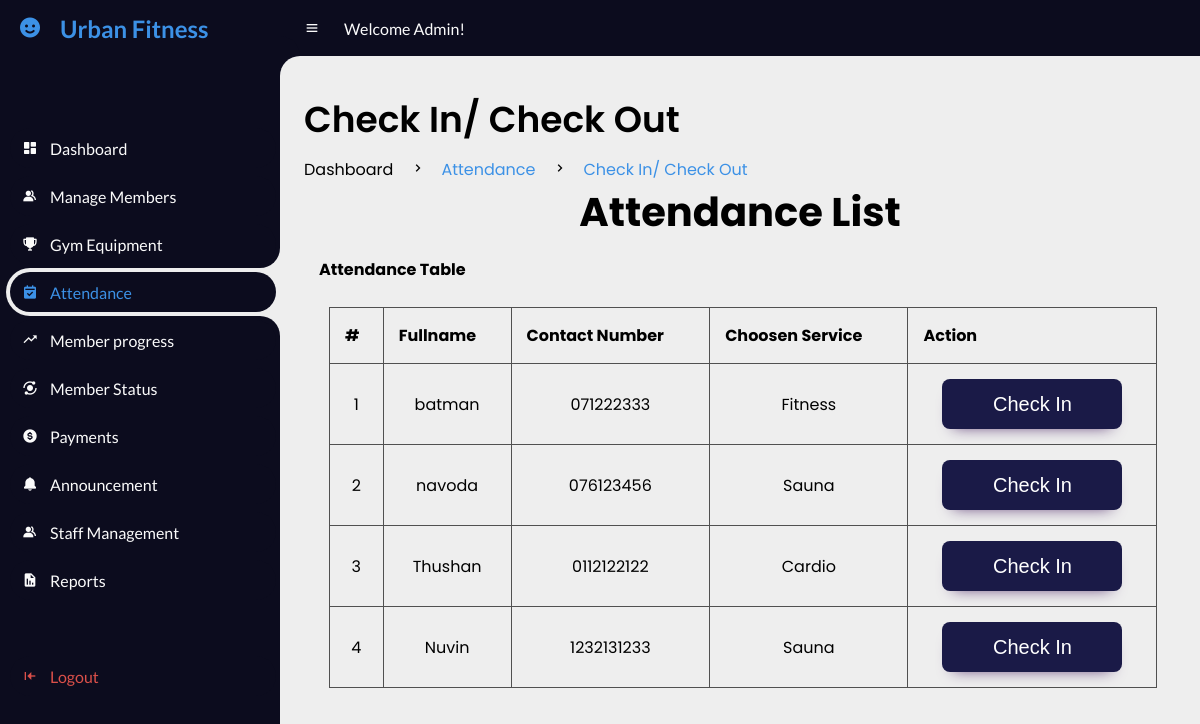
Screenshot of /UrbanFitness/1Admin/checkin.php (signed in) with the database file from the repository.
### tables this page shows
CREATE TABLE `members` (
  `user_id` int(11) NOT NULL,
  `fullname` varchar(20) NOT NULL,
  `email` varchar(20) NOT NULL,
  `password` varchar(100) NOT NULL,
  `gender` varchar(20) NOT NULL,
  `dor` date NOT NULL,
  `services` varchar(50) NOT NULL,
  `amount` int(100) NOT NULL,
  `paid_date` date NOT NULL,
  `p_year` int(11) NOT NULL,
  `plan` varchar(100) NOT NULL,
  `address` varchar(20) NOT NULL,
  `contact` varchar(100) NOT NULL,
  `status` varchar(20) NOT NULL DEFAULT 'Active',
  `attendance_count` int(100) NOT NULL,
  `ini_weight` int(100) NOT NULL DEFAULT 0,
  `curr_weight` int(100) NOT NULL DEFAULT 0,
  `ini_bodytype` varchar(50) NOT NULL,
  `curr_bodytype` varchar(50) NOT NULL,
  `progress_date` date NOT NULL,
  `reminder` int(11) NOT NULL DEFAULT 0
);

### UrbanFitness/1Admin/checkin.php (the view, shortened to what this page needs)
<!DOCTYPE html>
<html lang="en">
<head>
    <link href='https://unpkg.com/boxicons@2.0.9/css/boxicons.min.css' rel='stylesheet'>
    <link rel="stylesheet" href="css/checkin.css">
</head>
<body>
    <section id="sidebar">
        <a href="#" class="brand">
            <i class='bx bxs-smile'></i>
            <span class="text">Urban Fitness</span>
        </a>
        <ul class="side-menu top">
            <li>
                <a href="index.php">
                    <i class='bx bxs-dashboard'></i>
                    <span class="text">Dashboard</span>
                </a>
            </li>
            <li>
                <a href="managemb.php">
                    <i class='bx bxs-group'></i>
                    <span class="text">Manage Members</span>
                </a>
            </li>
            <li>
                <a href="managegym.php">
                    <i class='bx bxs-trophy'></i>
                    <span class="text">Gym Equipment</span>
                </a>
            </li>
            <li class="active">
                <a href="attendance.php">
                    <i class='bx bxs-calendar-check'></i>
                    <span class="text">Attendance</span>
                </a>
            </li>
            <li>
                <a href="progressmb.php">
                    <i class='bx bx-trending-up'></i>
                    <span class="text">Member progress</span>
                </a>
            </li>
            <li>
                <a href="statusmb.php">
                    <i class='bx bxs-analyse'></i>
                    <span class="text">Member Status</span>
                </a>
            </li>
            <li>
                <a href="paymentmb.php">
                    <i class='bx bxs-dollar-circle'></i>
                    <span class="text">Payments</span>
                </a>
            </li>
            <li>
                <a href="announcement.php">
                    <i class='bx bxs-bell'></i>
                    <span class="text">Announcement</span>
                </a>
            </li>
            <li>
                <a href="managestaff.php">
                    <i class='bx bxs-group'></i>
                    <span class="text">Staff Management</span>
                </a>
            </li>
            <li>
                <a href="report.php">
                    <i class='bx bxs-report'></i>
                    <span class="text">Reports</span>
                </a>
            </li>
        </ul>
        <ul class="side-menu">
            <li>
                <a href="../logout.php" class="logout">
                    <i class='bx bxs-arrow-to-left'></i>
                    <span class="text">Logout</span>
                </a>
            </li>
        </ul>
    </section>
    <section id="content">
        <nav>
            <i class='bx bx-menu'></i>
            <a class="nav-link">Welcome Admin!</a>
        </nav>
        <main>
            <div class="head-title">
                <div class="left">
                    <h1>Check In/ Check Out</h1>
                    <ul class="breadcrumb">
                        <li>
                            <a href="#">Dashboard</a>
                        </li>
                        <li><i class='bx bx-chevron-right'></i></li>
                        <li>
                            <a class="active" href="attendance.php">Attendance</a>
                        </li>
                        <li><i class='bx bx-chevron-right'></i></li>
                        <li>
                            <a class="active" href="checkin.php">Check In/ Check Out</a>
                        </li>
                    </ul>
                </div>
            </div>
            <div id="content2">
                <div id="content2-header">
                    <h1 class="text-center" style="text-align:center; font-size: 40px;">Attendance List </h1>
                </div>
                <div class="container-fluid">
                    <div class="row-fluid">
                        <div class="span12">
                            <div class='widget-box'>
                                <div class='widget-title'> <span class='icon'> <i class='fas fa-th'></i> </span>
                                    <h5 style="margin:15px; font-size: 16px;">Attendance Table</h5>
                                </div>
                                <div class='widget-content nopadding'>
                                    <table class='table table-bordered table-hover'>
                                        <thead>
                                            <tr>
                                                <th>#</th>
                                                <th>Fullname</th>
                                                <th>Contact Number</th>
                                                <th>Choosen Service</th>
                                                <th>Action</th>
                                            </tr>
                                        </thead>
                                        <?php include "dbcon.php";
                                        $current_date = date('Y-m-d h:i A');
                                        $exp_date_time = explode(' ', $current_date);
                                        $todays_date =  $exp_date_time['0'];
                                        $qry = "SELECT * FROM members WHERE status = 'Active'";
                                        $result = mysqli_query($conn, $qry);
                                        $cnt = 1;
                                        while ($row = mysqli_fetch_array($result)) { ?>
                                        <tbody>
                                            <td>
                                                <div class='text-center'><?php echo $cnt; ?></div>
                                            </td>
                                            <td>
                                                <div class='text-center'><?php echo $row['fullname']; ?></div>
                                            </td>
                                            <td>
                                                <div class='text-center'><?php echo $row['contact']; ?></div>
                                            </td>
                                            <td>
                                                <div class='text-center'><?php echo $row['services']; ?></div>
                                            </td>
                                            <?php
                                                $qry = "SELECT * FROM attendance WHERE curr_date = '$todays_date' AND user_id = '" . $row['user_id'] . "'";
                                                $res = $conn->query($qry);
                                                $row_exist = mysqli_fetch_array($res);
                                                $curr_date = isset($row_exist['curr_date']);
                                                if ($curr_date == $todays_date) {
                                                ?>
                                            <td>
                                                <div class='text-center'><span
                                                        class="label label-inverse"><?php echo $row_exist['curr_date']; ?>
                                                        <?php echo $row_exist['curr_time']; ?></span></div>
                                                <div class='text-center'><a
                                                        href='deleteAttendance.php?id=<?php echo $row['user_id']; ?>'><button
                                                            class='btn-danger'>Check Out <i
                                                                class='fas fa-clock'></i></button> </a></div>
                                            </td>
                                            <?php
                                                } else {
                                                ?>
                                            <td>
                                                <div class='text-center'><a
                                                        href='checkAttendance.php?id=<?php echo $row['user_id']; ?>'><button
                                                            class='btn-info'>Check In </button> </a></div>
                                            </td>
                                            <?php }
                                                ?>
                                        </tbody>
                                        <?php $cnt++;
                                        } ?>
                                    </table>
                                </div>
                            </div>
                        </div>
                    </div>
                </div>
            </div>
        </main>
    </section>
</body>
</html>

### UrbanFitness/1Admin/css/checkin.css (style rules this page uses)
* { margin: 0; padding: 0; box-sizing: border-box; }
a { text-decoration: none; }
li { list-style: none; }
:root { --poppins: 'Poppins', sans-serif; --lato: 'Lato', sans-serif; --light: #0C0C1E; --ligh: #1a1a47; --blue: #3C91E6; --light-blue: #CFE8FF; --grey: #060714; --dark-grey: #AAAAAA; --dark: #FBFBFB; --red: #DB504A; --yellow: #FFCE26; --light-yellow: #FFF2C6; --orange: #FD7238; --light-orange: #FFE0D3; --light-green: hsl(160, 67%, 74%); }
html { overflow-x: hidden; }
body { background: #eee; overflow-x: hidden; }
#sidebar { position: fixed; top: 0; left: 0; width: 280px; height: 100%; background: var(--light); z-index: 2000; font-family: var(--lato); transition: .3s ease; overflow-x: hidden; scrollbar-width: none; }
#sidebar .brand { font-size: 24px; font-weight: 700; height: 56px; display: flex; align-items: center; color: var(--blue); position: sticky; top: 0; left: 0; background: var(--light); z-index: 500; padding-bottom: 20px; box-sizing: content-box; }
#sidebar .brand .bx { min-width: 60px; display: flex; justify-content: center; }
#sidebar .side-menu { width: 100%; margin-top: 48px; }
#sidebar .side-menu li { height: 48px; background: transparent; margin-left: 6px; border-radius: 48px 0 0 48px; padding: 4px; }
#sidebar .side-menu li.active { background: #eee; position: relative; }
#sidebar .side-menu li.active::before { content: ''; position: absolute; width: 40px; height: 40px; border-radius: 50%; top: -40px; right: 0; box-shadow: 20px 20px 0 #eee; z-index: -1; }
#sidebar .side-menu li.active::after { content: ''; position: absolute; width: 40px; height: 40px; border-radius: 50%; bottom: -40px; right: 0; box-shadow: 20px -20px 0 #eee; z-index: -1; }
#sidebar .side-menu li a { width: 100%; height: 100%; background: var(--light); display: flex; align-items: center; border-radius: 48px; font-size: 16px; color: var(--dark); white-space: nowrap; overflow-x: hidden; }
#sidebar .side-menu.top li.active a { color: var(--blue); }
#sidebar .side-menu li a.logout { color: var(--red); }
#sidebar .side-menu li a .bx { min-width: calc(60px - ((4px + 6px) * 2)); display: flex; justify-content: center; }
#content { position: sticky; width: calc(100% - 280px); left: 280px; transition: .3s ease; }
#content nav { height: 56px; background: var(--light); padding: 0 24px; display: flex; align-items: center; grid-gap: 24px; font-family: var(--lato); position: sticky; top: 0; left: 0; z-index: 1000; }
#content nav::before { content: ''; position: absolute; width: 40px; height: 40px; bottom: -40px; left: 0; border-radius: 50%; box-shadow: -20px -20px 0 var(--light); }
#content nav a { color: var(--dark); }
#content nav .bx.bx-menu { cursor: pointer; color: var(--dark); }
#content nav .nav-link { font-size: 16px; transition: .3s ease; }
#content main { width: 100%; padding: 36px 24px; font-family: var(--poppins); max-height: calc(100vh - 56px); overflow-y: auto; }
#content main .head-title { display: flex; align-items: center; justify-content: space-between; grid-gap: 16px; flex-wrap: wrap; }
#content main .head-title .left h1 { font-size: 36px; font-weight: 600; margin-bottom: 10px; color: black; }
#content main .head-title .left .breadcrumb { display: flex; align-items: center; grid-gap: 16px; }
#content main .head-title .left .breadcrumb li { color: black; }
#content main .head-title .left .breadcrumb li a { color: black; pointer-events: none; }
#content main .head-title .left .breadcrumb li a.active { color: var(--blue); pointer-events: unset; }

### UrbanFitness/1Admin/checkin.php (style rules this page uses)
table { border-collapse: collapse; width: 95%; margin: 25px; }
th, td { padding: 15px; text-align: center; border: 1px solid #505050; }
th { text-align: left; }
.btn-info { border: none; padding: 10px; border-radius: 8px; width: 180px; height: 50px; background: #1a1a47; color: #fff; font-size: 20px; -webkit-box-shadow: 0px 9px 15px -11px rgba(88, 54, 114, 1); -moz-box-shadow: 0px 9px 15px -11px rgba(88, 54, 114, 1); box-shadow: 0px 9px 15px -11px rgba(88, 54, 114, 1); }

### rows the page displays
members: fullname "batman", contact "071222333", services "Fitness"
members: fullname "navoda", contact "076123456", services "Sauna"
members: fullname "Thushan", contact "0112122122", services "Cardio"
members: fullname "Nuvin", contact "1232131233", services "Sauna"
